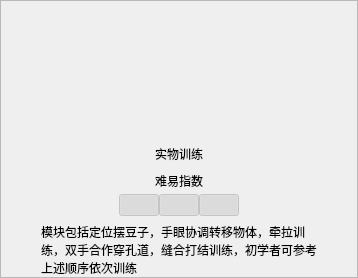
           <widget class="QFrame" name="moduleFrame1">
            <property name="frameShape">
             <enum>QFrame::StyledPanel</enum>
            </property>
            <property name="frameShadow">
             <enum>QFrame::Raised</enum>
            </property>
            <layout class="QVBoxLayout" name="verticalLayout_11">
             <property name="spacing">
              <number>0</number>
             </property>
             <property name="leftMargin">
              <number>0</number>
             </property>
             <property name="topMargin">
              <number>0</number>
             </property>
             <property name="rightMargin">
              <number>0</number>
             </property>
             <property name="bottomMargin">
              <number>0</number>
             </property>
             <item>
              <layout class="QVBoxLayout" name="verticalLayout_10" stretch="440,0,20,0,11,0,20,0">
               <item>
                <spacer name="verticalSpacer_27">
                 <property name="orientation">
                  <enum>Qt::Vertical</enum>
                 </property>
                 <property name="sizeHint" stdset="0">
                  <size>
                   <width>20</width>
                   <height>40</height>
                  </size>
                 </property>
                </spacer>
               </item>
               <item>
                <layout class="QHBoxLayout" name="horizontalLayout_15">
                 <item>
                  <spacer name="horizontalSpacer_36">
                   <property name="orientation">
                    <enum>Qt::Horizontal</enum>
                   </property>
                   <property name="sizeHint" stdset="0">
                    <size>
                     <width>40</width>
                     <height>20</height>
                    </size>
                   </property>
                  </spacer>
                 </item>
                 <item>
                  <widget class="QLabel" name="moduleNameLabel1">
                   <property name="text">
                    <string>实物训练</string>
                   </property>
                   <property name="alignment">
                    <set>Qt::AlignCenter</set>
                   </property>
                  </widget>
                 </item>
                 <item>
                  <spacer name="horizontalSpacer_35">
                   <property name="orientation">
                    <enum>Qt::Horizontal</enum>
                   </property>
                   <property name="sizeHint" stdset="0">
                    <size>
                     <width>40</width>
                     <height>20</height>
                    </size>
                   </property>
                  </spacer>
                 </item>
                </layout>
               </item>
               <item>
                <spacer name="verticalSpacer_28">
                 <property name="orientation">
                  <enum>Qt::Vertical</enum>
                 </property>
                 <property name="sizeHint" stdset="0">
                  <size>
                   <width>20</width>
                   <height>40</height>
                  </size>
                 </property>
                </spacer>
               </item>
               <item>
                <layout class="QHBoxLayout" name="horizontalLayout_16">
                 <item>
                  <spacer name="horizontalSpacer_37">
                   <property name="orientation">
                    <enum>Qt::Horizontal</enum>
                   </property>
                   <property name="sizeHint" stdset="0">
                    <size>
                     <width>40</width>
                     <height>20</height>
                    </size>
                   </property>
                  </spacer>
                 </item>
                 <item>
                  <widget class="QLabel" name="levelLabel1">
                   <property name="text">
                    <string>难易指数</string>
                   </property>
                   <property name="alignment">
                    <set>Qt::AlignCenter</set>
                   </property>
                  </widget>
                 </item>
                 <item>
                  <spacer name="horizontalSpacer_38">
                   <property name="orientation">
                    <enum>Qt::Horizontal</enum>
                   </property>
                   <property name="sizeHint" stdset="0">
                    <size>
                     <width>40</width>
                     <height>20</height>
                    </size>
                   </property>
                  </spacer>
                 </item>
                </layout>
               </item>
               <item>
                <spacer name="verticalSpacer_26">
                 <property name="orientation">
                  <enum>Qt::Vertical</enum>
                 </property>
                 <property name="sizeHint" stdset="0">
                  <size>
                   <width>20</width>
                   <height>40</height>
                  </size>
                 </property>
                </spacer>
               </item>
               <item>
                <layout class="QHBoxLayout" name="horizontalLayout_17">
                 <item>
                  <spacer name="horizontalSpacer_39">
                   <property name="orientation">
                    <enum>Qt::Horizontal</enum>
                   </property>
                   <property name="sizeHint" stdset="0">
                    <size>
                     <width>40</width>
                     <height>20</height>
                    </size>
                   </property>
                  </spacer>
                 </item>
                 <item>
                  <widget class="QPushButton" name="difficutLevelBtn1_1">
                   <property name="enabled">
                    <bool>false</bool>
                   </property>
                   <property name="text">
                    <string/>
                   </property>
                   <property name="checkable">
                    <bool>true</bool>
                   </property>
                   <property name="checked">
                    <bool>true</bool>
                   </property>
                  </widget>
                 </item>
                 <item>
                  <widget class="QPushButton" name="difficutLevelBtn1_2">
                   <property name="enabled">
                    <bool>false</bool>
                   </property>
                   <property name="text">
                    <string/>
                   </property>
                   <property name="checkable">
                    <bool>true</bool>
                   </property>
                   <property name="checked">
                    <bool>true</bool>
                   </property>
                  </widget>
                 </item>
                 <item>
                  <widget class="QPushButton" name="difficutLevelBtn1_3">
                   <property name="enabled">
                    <bool>false</bool>
                   </property>
                   <property name="text">
                    <string/>
                   </property>
                   <property name="checkable">
                    <bool>true</bool>
                   </property>
                   <property name="checked">
                    <bool>true</bool>
                   </property>
                  </widget>
                 </item>
                 <item>
                  <spacer name="horizontalSpacer_40">
                   <property name="orientation">
                    <enum>Qt::Horizontal</enum>
                   </property>
                   <property name="sizeHint" stdset="0">
                    <size>
                     <width>40</width>
                     <height>20</height>
                    </size>
                   </property>
                  </spacer>
                 </item>
                </layout>
               </item>
               <item>
                <spacer name="verticalSpacer_25">
                 <property name="orientation">
                  <enum>Qt::Vertical</enum>
                 </property>
                 <property name="sizeHint" stdset="0">
                  <size>
                   <width>20</width>
                   <height>40</height>
                  </size>
                 </property>
                </spacer>
               </item>
               <item>
                <layout class="QHBoxLayout" name="horizontalLayout_18">
                 <item>
                  <spacer name="horizontalSpacer_41">
                   <property name="orientation">
                    <enum>Qt::Horizontal</enum>
                   </property>
                   <property name="sizeHint" stdset="0">
                    <size>
                     <width>40</width>
                     <height>20</height>
                    </size>
                   </property>
                  </spacer>
                 </item>
                 <item>
                  <widget class="QLabel" name="trainDescription1">
                   <property name="text">
                    <string>模块包括定位摆豆子，手眼协调转移物体，牵拉训练，双手合作穿孔道，缝合打结训练，初学者可参考上述顺序依次训练</string>
                   </property>
                   <property name="wordWrap">
                    <bool>true</bool>
                   </property>
                  </widget>
                 </item>
                 <item>
                  <spacer name="horizontalSpacer_42">
                   <property name="orientation">
                    <enum>Qt::Horizontal</enum>
                   </property>
                   <property name="sizeHint" stdset="0">
                    <size>
                     <width>40</width>
                     <height>20</height>
                    </size>
                   </property>
                  </spacer>
                 </item>
                </layout>
               </item>
              </layout>
             </item>
            </layout>
           </widget>
